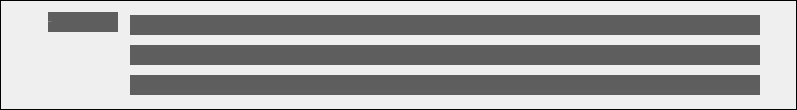
      <widget class="QGroupBox" name="groupBox_6">
       <property name="geometry">
        <rect>
         <x>236</x>
         <y>605</y>
         <width>797</width>
         <height>110</height>
        </rect>
       </property>
       <property name="sizePolicy">
        <sizepolicy hsizetype="Maximum" vsizetype="Maximum">
         <horstretch>0</horstretch>
         <verstretch>0</verstretch>
        </sizepolicy>
       </property>
       <property name="styleSheet">
        <string notr="true">border: 1px solid black;</string>
       </property>
       <property name="title">
        <string/>
       </property>
       <widget class="QLabel" name="label_53">
        <property name="geometry">
         <rect>
          <x>15</x>
          <y>6</y>
          <width>24</width>
          <height>35</height>
         </rect>
        </property>
        <property name="font">
         <font>
          <family>Times New Roman</family>
          <pointsize>10</pointsize>
          <bold>true</bold>
         </font>
        </property>
        <property name="styleSheet">
         <string notr="true">border: 0px;</string>
        </property>
        <property name="text">
         <string/>
        </property>
        <property name="pixmap">
         <pixmap resource="resources.qrc">:/images/images/recordsImage.png</pixmap>
        </property>
        <property name="alignment">
         <set>Qt::AlignRight|Qt::AlignTrailing|Qt::AlignVCenter</set>
        </property>
       </widget>
       <widget class="QLabel" name="label_52">
        <property name="geometry">
         <rect>
          <x>48</x>
          <y>12</y>
          <width>70</width>
          <height>20</height>
         </rect>
        </property>
        <property name="font">
         <font>
          <family>Roboto</family>
          <pointsize>-1</pointsize>
          <italic>false</italic>
          <bold>false</bold>
         </font>
        </property>
        <property name="styleSheet">
         <string notr="true">background-color: rgb(94, 94, 94);
color: rgb(194, 194, 194);
border: 0px;
text-align: left;
font: 16px 'Roboto';
</string>
        </property>
        <property name="text">
         <string>Records</string>
        </property>
        <property name="alignment">
         <set>Qt::AlignLeading|Qt::AlignLeft|Qt::AlignVCenter</set>
        </property>
       </widget>
       <widget class="QLabel" name="label_54">
        <property name="geometry">
         <rect>
          <x>130</x>
          <y>15</y>
          <width>630</width>
          <height>20</height>
         </rect>
        </property>
        <property name="font">
         <font>
          <family>Roboto</family>
          <pointsize>-1</pointsize>
          <italic>false</italic>
          <bold>false</bold>
         </font>
        </property>
        <property name="styleSheet">
         <string notr="true">background-color: rgb(94, 94, 94);
color: rgb(194, 194, 194);
border: 0px;
text-align: left;
font: 14px 'Roboto';
</string>
        </property>
        <property name="text">
         <string>-</string>
        </property>
        <property name="alignment">
         <set>Qt::AlignLeading|Qt::AlignLeft|Qt::AlignVCenter</set>
        </property>
       </widget>
       <widget class="QLabel" name="label_55">
        <property name="geometry">
         <rect>
          <x>130</x>
          <y>45</y>
          <width>630</width>
          <height>20</height>
         </rect>
        </property>
        <property name="font">
         <font>
          <family>Roboto</family>
          <pointsize>-1</pointsize>
          <italic>false</italic>
          <bold>false</bold>
         </font>
        </property>
        <property name="styleSheet">
         <string notr="true">background-color: rgb(94, 94, 94);
color: rgb(194, 194, 194);
border: 0px;
text-align: left;
font: 14px 'Roboto';
</string>
        </property>
        <property name="text">
         <string>-</string>
        </property>
        <property name="alignment">
         <set>Qt::AlignLeading|Qt::AlignLeft|Qt::AlignVCenter</set>
        </property>
       </widget>
       <widget class="QLabel" name="label_56">
        <property name="geometry">
         <rect>
          <x>130</x>
          <y>75</y>
          <width>630</width>
          <height>20</height>
         </rect>
        </property>
        <property name="font">
         <font>
          <family>Roboto</family>
          <pointsize>-1</pointsize>
          <italic>false</italic>
          <bold>false</bold>
         </font>
        </property>
        <property name="styleSheet">
         <string notr="true">background-color: rgb(94, 94, 94);
color: rgb(194, 194, 194);
border: 0px;
text-align: left;
font: 14px 'Roboto';
</string>
        </property>
        <property name="text">
         <string>-</string>
        </property>
        <property name="alignment">
         <set>Qt::AlignLeading|Qt::AlignLeft|Qt::AlignVCenter</set>
        </property>
       </widget>
      </widget>
